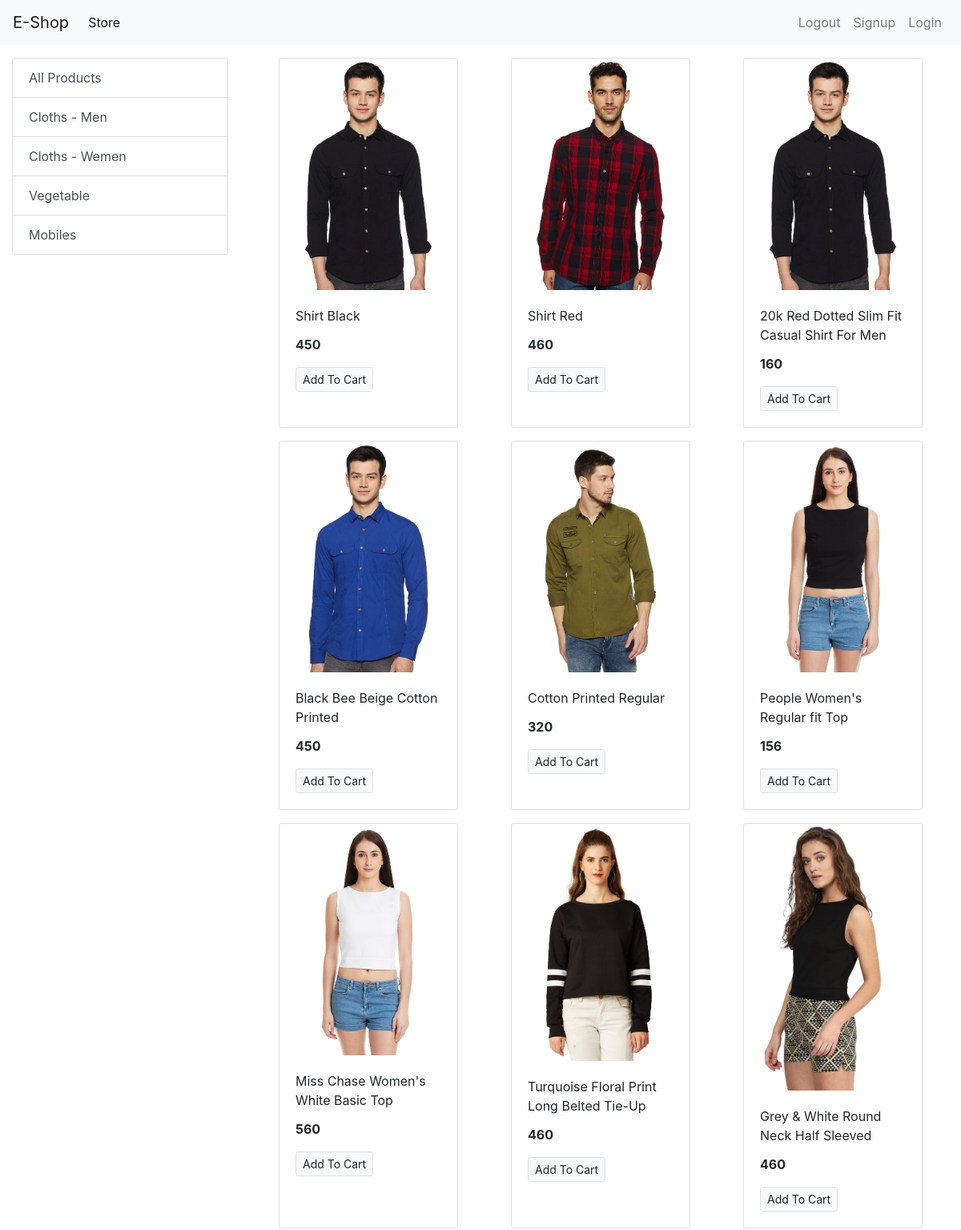
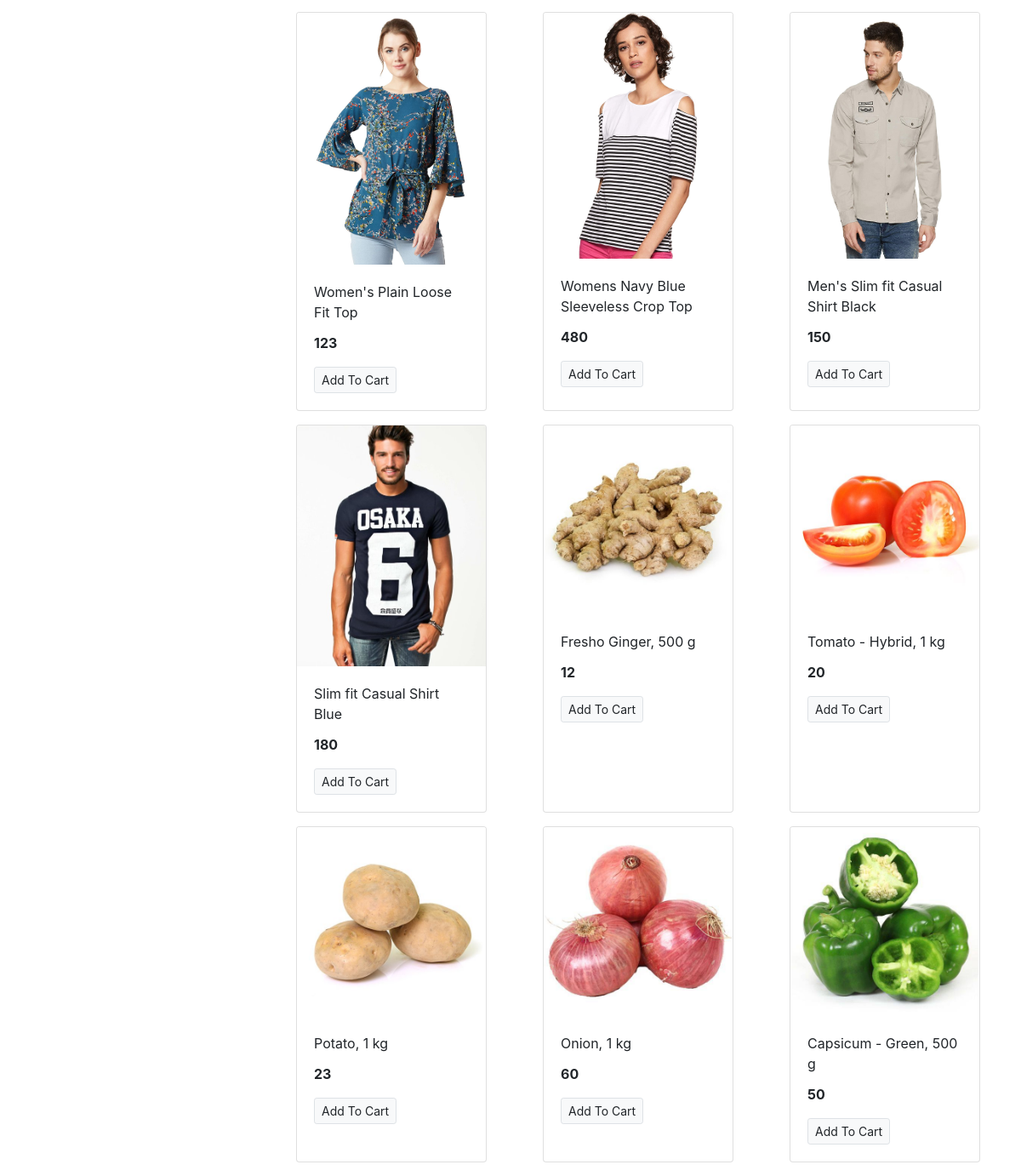
The page / on the database its author committed (2 pictures, top to bottom).
### store/models/category.py (models this page shows, shortened)
class Category(models.Model):
    name = models.CharField(max_length=20)
    @staticmethod
    def get_all_categories():
        return Category.objects.all()

### store/models/product.py (models this page shows, shortened)
class Product(models.Model):
    name = models.CharField(max_length=50)
    price = models.IntegerField(default=0)
    category = models.ForeignKey(Category, on_delete=models.CASCADE, default=1)
    description = models.CharField(max_length=200, default='' , null=True , blank=True)
    image = models.ImageField(upload_to='uploads/products/')
    @staticmethod
    def get_all_products():
        return Product.objects.all()

### store/views/home.py (the view)
# urls.py: path('', home.index, name='homepage'),
def index(request):
    products = None
    categories = Category.get_all_categories()
    categoryID = request.GET.get('category')
    if categoryID:
        products = Product.get_all_products_by_categoryid(categoryID)
    else:
        products = Product.get_all_products()
    data = {}
    data['products'] = products
    data['categories'] = categories
    return render(request, 'index.html', data)

### store/templates/index.html
{% extends 'base.html' %}
{% block content %}
<div class="container-fluid mt-3">
  <div class="row">
    <div class="col-lg-3 mx-auto">
      <div class="list-group">
        <a href="/" class="list-group-item list-group-item-action">All Products</a>
        {% for category in categories %}
        <a href="/?category={{category.id}}" class="list-group-item list-group-item-action">{{category.name}}</a>
        {% endfor %}
      </div>
    </div>
    <div id='products' class="col-lg-9 mx-auto">
      <div class="row mx-auto">
        {% for product in products %}
        <div class="card mx-auto mb-3" style="width: 14rem;">
          <img class="card-img-top" src="{{product.image.url}}" alt="Card image cap">
          <div class="card-body">
            <p class="card-title">{{product.name}}</p>
            <p class="card-text"><b>{{product.price}}</b></p>
            <a href="#" class="btn btn-light border btn-sm">Add To Cart</a>
          </div>
        </div>
        {% endfor %}
      </div>
    </div>
  </div>
</div>
{% endblock %}

### store/templates/base.html (shortened to what this page needs)
<!doctype html>
<html lang="en">
<head>
  <link rel="stylesheet" href="https://maxcdn.bootstrapcdn.com/bootstrap/4.0.0/css/bootstrap.min.css"
>
</head>
<body>
  <nav class="navbar navbar-expand-lg navbar-light bg-light">
    <a class="navbar-brand" href="#">E-Shop</a>
    <div class="collapse navbar-collapse" id="navbarSupportedContent">
      <ul class="navbar-nav mr-auto">
        <li class="nav-item active">
          <a class="nav-link" href="#">Store <span class="sr-only">(current)</span></a>
        </li>
      </ul>
      <ul class=" navbar-nav my-2 my-lg-0">
        <li class="nav-item ">
          <a class="nav-link" href="#">Logout<span class="sr-only">(current)</span></a>
        </li>
        <li class="nav-item ">
          <a class="nav-link" href="/signup">Signup<span class="sr-only">(current)</span></a>
        </li>
        <li class="nav-item ">
          <a class="nav-link" href="/login">Login<span class="sr-only">(current)</span></a>
        </li>
      </ul>
    </div>
  </nav>
    {% block content %}{% endblock %}
</body>
</html>

### rows shown on the page
Category: name "Cloths - Men"
Category: name "Cloths - Wemen"
Category: name "Vegetable"
Category: name "Mobiles"
Product: image (picture), name "Shirt Black", price "450"
Product: image (picture), name "Shirt Red", price "460"
Product: image (picture), name "20k Red Dotted Slim Fit Casual Shirt For Men", price "160"
Product: image (picture), name "Black Bee Beige Cotton Printed", price "450"
Product: image (picture), name "Cotton Printed Regular", price "320"
Product: image (picture), name "People Women's Regular fit Top", price "156"
Product: image (picture), name "Miss Chase Women's White Basic Top", price "560"
Product: image (picture), name "Turquoise Floral Print Long Belted Tie-Up", price "460"
Product: image (picture), name "Grey & White Round Neck Half Sleeved", price "460"
Product: image (picture), name "Women's Plain Loose Fit Top", price "123"
Product: image (picture), name "Womens Navy Blue Sleeveless Crop Top", price "480"
Product: image (picture), name "Men's Slim fit Casual Shirt Black", price "150"
Product: image (picture), name "Slim fit Casual Shirt Blue", price "180"
Product: image (picture), name "Fresho Ginger, 500 g", price "12"
Product: image (picture), name "Tomato - Hybrid, 1 kg", price "20"
Product: image (picture), name "Potato, 1 kg", price "23"
Product: image (picture), name "Onion, 1 kg", price "60"
Product: image (picture), name "Capsicum - Green, 500 g", price "50"
